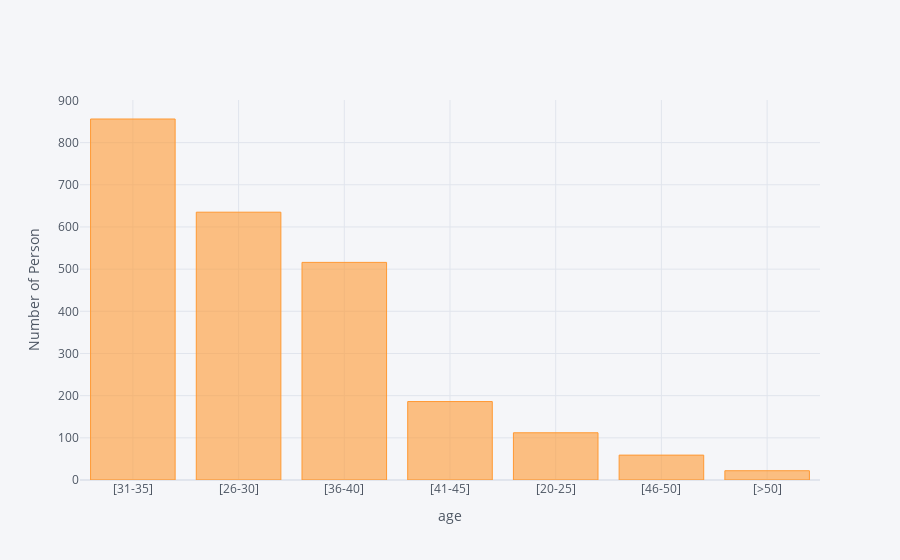

Here is the notebook cell this chart was saved with:
### Code cell
(df3['age_bins']).value_counts().iplot(kind='bar',xTitle='age', yTitle='Number of Person')

### Figure 1 — Plotly figure (JSON) as saved in the notebook; plotly's stock layout.template omitted (floating-point values rounded to 4 significant figures)
{"data": [{"marker": {"color": "rgba(255, 153, 51, 0.6)", "line": {"color": "rgba(255, 153, 51, 1.0)", "width": 1}}, "name": "age_bins", "orientation": "v", "text": "", "type": "bar", "x": ["[31-35]", "[26-30]", "[36-40]", "[41-45]", "[20-25]", "[46-50]", "[>50]"], "y": [856, 635, 516, 186, 112, 59, 22]}], "layout": {"legend": {"bgcolor": "#F5F6F9", "font": {"color": "#4D5663"}}, "paper_bgcolor": "#F5F6F9", "plot_bgcolor": "#F5F6F9", "title": {"font": {"color": "#4D5663"}}, "xaxis": {"gridcolor": "#E1E5ED", "showgrid": true, "tickfont": {"color": "#4D5663"}, "title": {"font": {"color": "#4D5663"}, "text": "age"}, "zerolinecolor": "#E1E5ED"}, "yaxis": {"gridcolor": "#E1E5ED", "showgrid": true, "tickfont": {"color": "#4D5663"}, "title": {"font": {"color": "#4D5663"}, "text": "Number of Person"}, "zerolinecolor": "#E1E5ED"}}}
